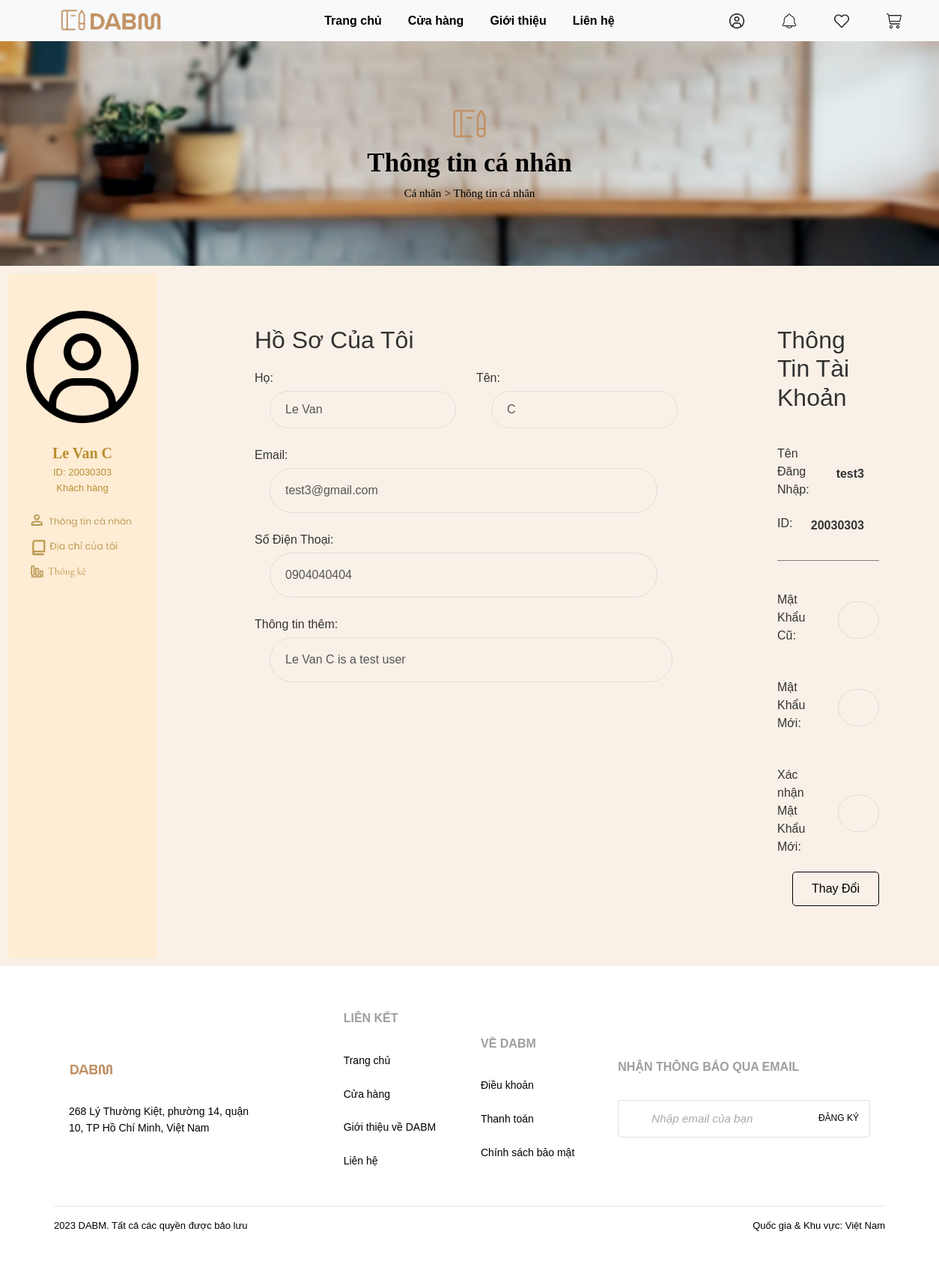
Before: /user_copy.php?id=20030303 with the older database file.
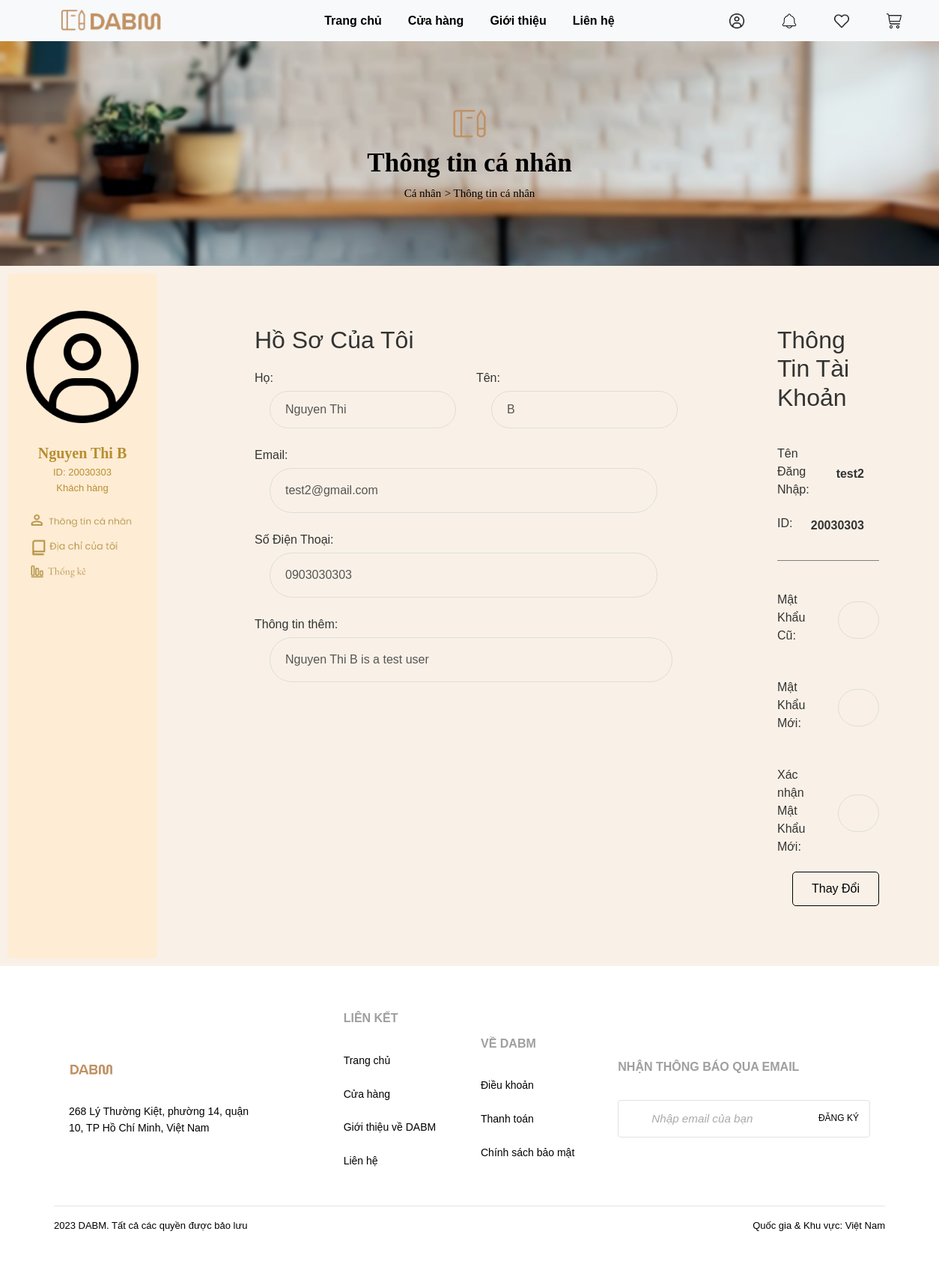
After: the same page with the newer database file.
### tables this page shows
CREATE TABLE `user`
(
 `ID`        varchar(45) NOT NULL ,
 `sur_name`  varchar(45) NULL ,
 `last_name` varchar(45) NULL ,
 `phone_num` varchar(45) NULL ,
 `email`     varchar(45) NULL ,
 `username`  varchar(45) NULL ,
 `password`  varchar(45) NULL ,
 `user_info` longtext NULL ,

PRIMARY KEY (`ID`)
);

### user_copy.php (the view, shortened to what this page needs)
<?php
$con = mysqli_connect("localhost:3307","root","","doan");
$id = $_GET['id'];
$query = "SELECT sur_name, last_name, phone_num, email, username, password, user_info
          FROM user
          WHERE ID = $id;";
$result = mysqli_query($con,$query);
$row = mysqli_fetch_assoc($result);
?>
<!DOCTYPE html>
<html>
<head>
    <link rel="stylesheet" href="https://cdnjs.cloudflare.com/ajax/libs/twitter-bootstrap/4.1.3/css/bootstrap.min.css">
    <link rel="stylesheet" href="css/user.css">
    <link rel="stylesheet" href="css/header.css">
    <link rel="stylesheet" href="css/footer.css">
    <link rel="stylesheet" href="css/style_duong.css">
    <link rel="stylesheet" href="css/cover-box.css">
</head>
<body>
    <div class="header">
        <div class="header-left-section">
            <a href="index.html"><img class="header-logo" src="img/logo_DABM.png" alt="Logo"></a>
        </div>
        <div class="header-nav-links">
            <a href="index.html">Trang chủ</a>
            <a href="#">Cửa hàng</a>
            <a href="#">Giới thiệu</a>
            <a href="#">Liên hệ</a>
        </div>
        <div class="header-right-section">
            <a href="user.html"><img class="header-icon" src="img/icon_user.png" alt="Icon 1"></a>
            <a href="#"><img class="header-icon" src="img/icon_news.png" alt="Icon 2"></a>
            <a href="#"><img class="header-icon" src="img/icon_heart.png" alt="Icon 3"></a>
            <a href="#"><img class="header-icon" src="img/icon_cart.png" alt="Icon 3"></a>
        </div>
    </div>
    <div class="box">
        <img src="img/logo_DABM_3.png" alt="Home Icon" width="50px">
        <p class="box-text">Thông tin cá nhân</p>
        <div>
            <a href="user.html">Cá nhân</a>
            <a href="user.html">> Thông tin cá nhân</a>
        </div>
    </div>
    <div class="content">
        <div class="side-box">
            <a href="#"><img class="side-box-avatar" src="img/icon_user.png" alt="User Avatar"></a>
            <br>
            <?php
                echo "<p style='font-family: Times New Roman, Times, serif; font-size: 20px; font-weight: bold; margin-bottom: 0; color: #B88E2F'>" . $row["sur_name"] . " " . $row["last_name"] . "</p>";
                echo "<p style='font-family: Arial, sans-serif; font-size: 13px; margin-bottom: 0; color: #B88E2F'>ID: " . $id . "</p>";
            ?>
            <p style="font-family: Arial, sans-serif; font-size: 13px; color: #B88E2F;">Khách hàng</p>
            <a href="user.html"><img class="side-box-button" src="img/button_personal_info.png" alt="Button1"></a>
            <a href="address.html"><img class="side-box-button" src="img/button_my_address.png" alt="Button2"></a>
            <a href="#"><img class="side-box-last-button" src="img/button_logistics.png" alt="Button3"></a>
        </div>
        <div class="body-container">
            <div class="profile">
                <h2>Hồ Sơ Của Tôi</h2>
                <form>
                    <div class="name">
                        <div>
                            <?php
                                echo "<label for='ho'>Họ:</label>";
                                echo "<input type='text' placeholder='$row[sur_name]' id='ho' name='ho'>";
                            ?>
                        </div>
                        <div>
                            <?php
                                echo "<label for='ten'>Tên:</label>";
                                echo "<input type='text' placeholder='$row[last_name]' id='ten' name='ten'>";
                            ?>
                        </div>
                    </div>
                    <br>
                    <?php
                        echo "<label for='email'>Email:</label>";
                        echo "<input type='email' placeholder='$row[email]' id='email' name='email'><br>";
                        echo "<label for='phone'>Số Điện Thoại:</label>";
                        echo "<input type='tel' placeholder='$row[phone_num]' id='phone' name='phone'><br>";
                        echo "<label for='info'>Thông tin thêm:</label>";
                        echo "<input type='info' placeholder='$row[user_info]' id='info' name='info'><br>";
                    ?>
                </form>
            </div>
            <div class="account-info">
                <h2>Thông Tin Tài Khoản</h2><br>
                <form>
                    <div class="form-group">
                        <?php
                            echo "<label for='username'>Tên Đăng Nhập:</label>";
                            echo "<b>$row[username]</b>";
                        ?>
                    </div>
                    <div class="form-group">
                        <?php
                            echo "<label for='ID'>ID:</label>";
                            echo "<b>$id</b>";
                        ?>
                    </div>
                </form>
                <hr style="height:1px;border-width:0;color:gray;background-color:gray"><br>
                <form>
                    <div class="form-group">
                        <label for="old-password">Mật Khẩu Cũ:</label><br>
                        <input type="password" id="old-password" name="old-password"><br>
                    </div>
                    <br>
                    <div class="form-group">
                        <label for="new-password">Mật Khẩu Mới:</label><br>
                        <input type="password" id="new-password" name="new-password"><br>
                    </div>
                    <br>
                    <div class="form-group">
                        <label for="confirm-password">Xác nhận Mật Khẩu Mới:</label><br>
                        <input type="password" id="confirm-password" name="confirm-password"><br>
                    </div>
                    <input type="submit" value="Thay Đổi">
                </form>
            </div>
        </div>
    </div>
    <div class="footer">
        <footer>
            <div class="container">
                <div class="row">
                    <div class="col-md-6 col-lg-4 item">
                        <h3><img class="footer-logo" src="img/logo_DABM_2.png" alt="Logo"></h3>
                        <ul>
                            <br>
                            <li>268 Lý Thường Kiệt, phường 14, quận</li>
                            <li>10, TP Hồ Chí Minh, Việt Nam</li>
                        </ul>
                    </div>
                    <div class="col-md-6 col-lg-2 item">
                        <h3>LIÊN KẾT</h3>
                        <ul>
                            <br>
                            <li><a href="#">Trang chủ</a></li>
                            <br>
                            <li><a href="#">Cửa hàng</a></li>
                            <br>
                            <li><a href="#">Giới thiệu về DABM</a></li>
                            <br>
                            <li><a href="#">Liên hệ</a></li>
                            <br>
                        </ul>
                    </div>
                    <div class="col-md-6 col-lg-2 item">
                        <h3>VỀ DABM</h3>
                        <ul>
                            <br>
                            <li><a href="#">Điều khoản</a></li>
                            <br>
                            <li><a href="#">Thanh toán</a></li>
                            <br>
                            <li><a href="#">Chính sách bảo mật</a></li>
                        </ul>
                    </div>
                    <div class="col-md-6 col-lg-4 item">
                        <h3>NHẬN THÔNG BÁO QUA EMAIL</h3>
                        <ul>
                            <br>
                            <div class="p-1 rounded border">
                                <div class="input-group">
                                    <input type="email" placeholder="Nhập email của bạn" class="form-control border-0 shadow-0">
                                    <div class="input-group-append">
                                        <a class="email_signup_button" href="index.html">ĐĂNG KÝ</a>
                                    </div>
                                </div>
                            </div>
                        </ul>
                    </div>
                </div>
                <hr>
                <p>
                    <div style="display: flex; justify-content: space-between; opacity:1; font-size:13px; margin-bottom:0;">
                    <div style="text-align: left;">2023 DABM. Tất cả các quyền được bảo lưu</div>
                    <div style="text-align: right;">Quốc gia & Khu vực: Việt Nam</div>
                </div></p>
            </div>
        </footer>
    </div>
</body>

### css/user.css (style rules this page uses)
body { font-family: Arial, sans-serif; margin: 0; padding: 0; background-color: #F9F1E7; display: flex; flex-direction: column; }
.content { display: flex; }
.body-container { display: flex; justify-content: center; align-items: stretch; height: 100%; margin-left: 50px; }
.profile, .account-info { background-color: #F9F1E7; border-radius: 10px; padding: 50px; margin: 30px; }
h2 { color: #333; margin-bottom: 20px; }
p { color: #666; line-height: 1.6; }
form { display: flex; flex-direction: column; }
b { color: #333; margin-right:20px; }
label { color: #333; margin-bottom: 5px; }
.name { display: flex; justify-content: space-between; }
.name div { width: 45%; }
input[type="text"], input[type="email"], input[type="tel"], input[type="password"] { padding: 20px; border-radius: 40px; border: 1px solid #ddd; }
input[type="info"] { padding: 20px; border-radius: 40px; border: 1px solid #ddd; width: 100%; height: 150px; }
input[type="submit"] { padding: 10px 20px; background-color: #F9F1E7; color: black; border: 1px solid black; border-radius: 5px; cursor: pointer; }
.form-group { display: flex; justify-content: space-between; align-items: center; }
.form-group label, .form-group input { width: 45%; }

### css/header.css (style rules this page uses)
.header { display: flex; justify-content: space-between; align-items: center; padding: 10px; background-color: #f8f9fa; width: 100%; }
.header-left-section { display: flex; align-items: center; width: 30%; justify-content: flex-start; }
.header-right-section { display: flex; align-items: center; width: 30%; justify-content: flex-end; }
.header-logo { height: 35px; margin-left: 60px; }
.header-nav-links { display: flex; gap: 15px; justify-content: center; font-family: Arial, sans-serif; font-weight: 550; }
.header-nav-links a, .header-left-section a { text-decoration: none; color: black; margin-left: 10px; margin-right: 10px; }
.header-right-section a { text-decoration: none; color: white; margin-left: 10px; margin-right: 10px; }
::placeholder { color: #555; }
.header-icon { width: 20px; height: 20px; margin-right: 30px; }
.row { display: flex; align-items: center; padding: 10px 20px; }
input { margin-left: 20px; flex: 1; height: 50px; background: transparent; border: 0; outline: 0; font-size: 18; color: #333; }

### css/footer.css (style rules this page uses)
.footer { padding:50px 0; color:#000000; background-color:#FFFFFF; width: 100%; }
.footer-logo { height: 21px; margin-left: 0px; }
.footer h3 { margin-top:0px; margin-bottom:13px; color: #9F9F9F; font-weight:bold; font-size:16px; }
.footer ul { padding:0; list-style:none; line-height:1.6; font-size:14px; margin-bottom:0; }
.footer ul a { color:black; text-decoration:none; }
.form-control::placeholder { font-size: 0.95rem; color: #aaa; font-style: italic; }
.email_signup_button { padding: 10px 10px; background-color: #ffffff; color: white; border: none; border-radius: 5px; cursor: pointer; font-size: 12px; margin-right: 0px; }

### css/style_duong.css (style rules this page uses)
body { font-family: Arial, sans-serif; margin: 0; padding: 0; background-color: #F9F1E7; display: flex; flex-direction: column; }
.content { display: flex; }
.side-box { width: 200px; height: auto; background-color: #FFECD5; margin-left: 10px; margin-top: 10px; margin-bottom: 10px; border: none; border-radius: 5px; cursor: pointer; display: flex; flex-direction: column; align-items: center; }
.side-box a { color: black; text-decoration: none; }
.side-box-avatar { width: 150px; height: 150px; margin-top : 50px; }
.side-box-button { width : 200px; }
.side-box-last-button { width : 200px; margin-bottom: 300px; }

### css/cover-box.css (style rules this page uses)
.box { width: 100%; height: 300px; background-image: url("../img/banner_background.png"), linear-gradient(to bottom, rgba(255,255,255,0.5), rgba(255,255,255,0.5)); background-size: cover; display: flex; justify-content: center; align-items: center; flex-direction: column; }
.box a { font-family: 'EB Garamond'; font-size: 15px; color: #000000; text-decoration: none; }
.box-text { font-family: 'Times New Roman', Times, serif; font-size: 35px; font-weight: bold; color: #000000; margin-bottom: 0px; }

Changed rows visible on the page:
changed user: sur_name "Le Van" → "Nguyen Thi"; last_name "C" → "B"; ho "Le Van" → "Nguyen Thi"; ten "C" → "B"; email "test3@gmail.com" → "test2@gmail.com"; phone "0904040404" → "0903030303"; info "Le Van C is a test user" → "Nguyen Thi B is a test user"; username "test3" → "test2"
